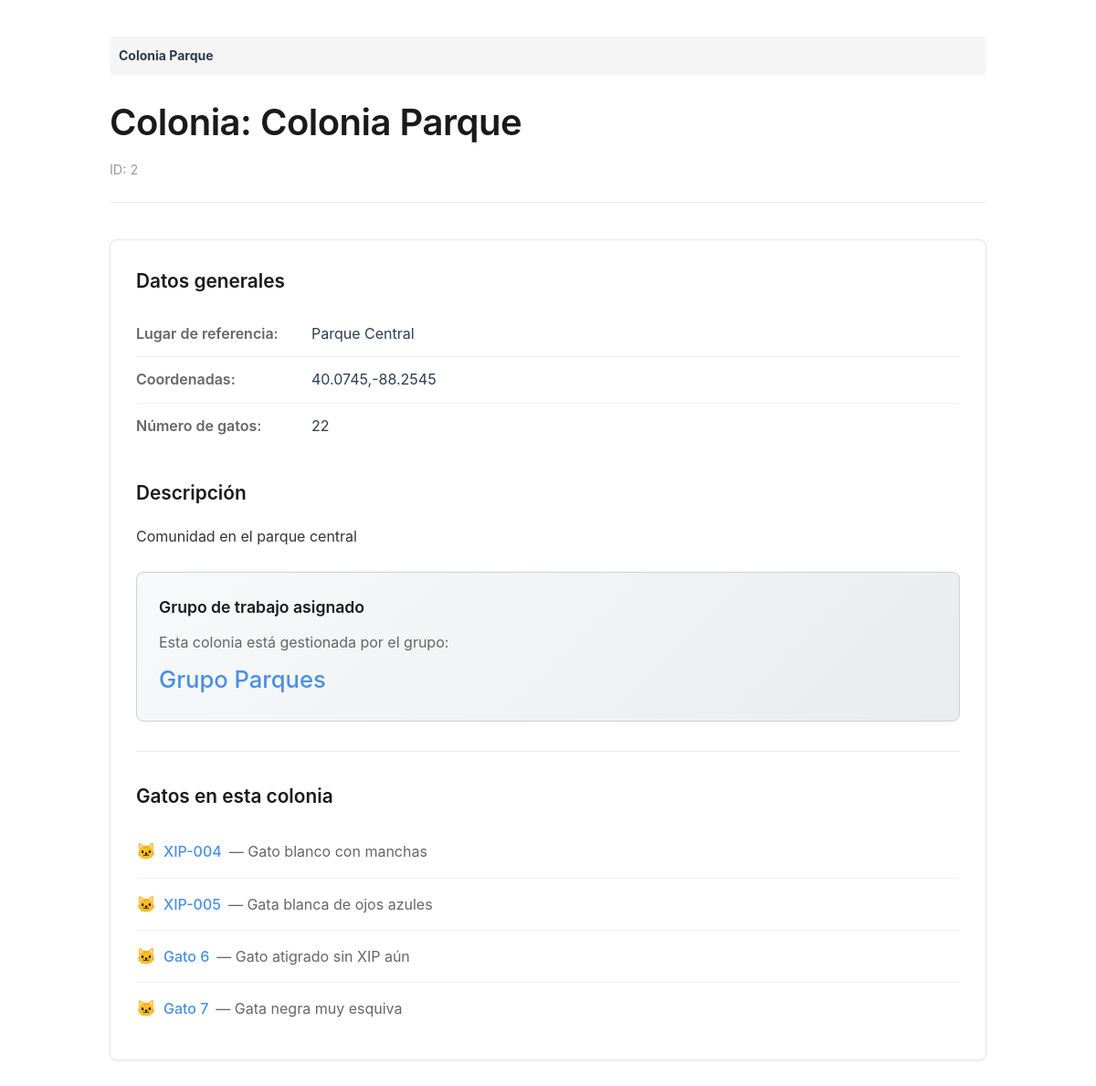
Screenshot of /BD249482420/info_colonia.php?id=2 with the database file from the repository.
### tables this page shows
CREATE TABLE COLONIA_FELINA(
    idColonia INT PRIMARY KEY AUTO_INCREMENT,
    nombre VARCHAR(200) NOT NULL,
    descripcion TEXT,
    coordenadas VARCHAR(200) NOT NULL,
    lugarReferencia VARCHAR(200),
    numeroGatos INT DEFAULT 0,
    idGrupoTrabajo INT,
    CONSTRAINT FK_colonia_grupotrabajo
        FOREIGN KEY (idGrupoTrabajo) REFERENCES GRUPO_TRABAJO(idGrupoTrabajo)
);

CREATE TABLE GRUPO_TRABAJO(
    idGrupoTrabajo INT PRIMARY KEY AUTO_INCREMENT,
    nombre VARCHAR(200) NOT NULL,
    descripcion TEXT,
    idResponsable INT,
    idAyuntamiento INT,
    CONSTRAINT FK_grupotrabajo_ayuntamiento
        FOREIGN KEY (idAyuntamiento) REFERENCES AYUNTAMIENTO(idAyuntamiento)
);

CREATE TABLE GATO(
    idGato INT PRIMARY KEY AUTO_INCREMENT,
    numXIP VARCHAR(200),
    nombre VARCHAR(200),
    sexo VARCHAR(50),
    descripcion TEXT,
    foto TEXT,
    idCementerio INT,
    CONSTRAINT FK_gato_cementerio
        FOREIGN KEY (idCementerio) REFERENCES CEMENTERIO(idCementerio)
);

### BD249482420/info_colonia.php (the view, shortened to what this page needs)
<?php
require_once '../header.php';
$id = isset($_GET['id']) ? (int) $_GET['id'] : 0;
$con = mysqli_connect('localhost', 'root', '', 'BD2_Prac2');
$sql = "SELECT c.idColonia, c.nombre, c.descripcion, c.coordenadas, c.lugarReferencia, c.numeroGatos,
               c.idGrupoTrabajo, g.nombre AS nombreGrupo
        FROM COLONIA_FELINA c
        LEFT JOIN GRUPO_TRABAJO g ON c.idGrupoTrabajo = g.idGrupoTrabajo
        WHERE c.idColonia = ? LIMIT 1";
$stmt = mysqli_prepare($con, $sql);
mysqli_stmt_bind_param($stmt, 'i', $id);
mysqli_stmt_execute($stmt);
$res = mysqli_stmt_get_result($stmt);
$colonia = mysqli_fetch_assoc($res);
$sqlCats = "SELECT g.idGato, g.numXIP, g.descripcion
            FROM GATO g
            JOIN HISTORIAL h ON g.idGato = h.idGato
            WHERE h.idColonia = ? AND (h.fechaIda IS NULL OR h.fechaIda > CURDATE())
            GROUP BY g.idGato";
$stmt2 = mysqli_prepare($con, $sqlCats);
mysqli_stmt_bind_param($stmt2, 'i', $id);
mysqli_stmt_execute($stmt2);
$resCats = mysqli_stmt_get_result($stmt2);
?>
<!DOCTYPE html>
<html lang="es">
<head>
</head>
<body>
    <div class="container">
        <div class="header-section">
            <h1>Colonia: <?php echo htmlspecialchars($colonia['nombre']); ?></h1>
            <p class="meta">ID: <?php echo (int)$colonia['idColonia']; ?></p>
        </div>
        <div class="card">
            <h3 class="section-title">Datos generales</h3>
            <ul class="info-list">
                <li>
                    <strong>Lugar de referencia:</strong>
                    <span><?php echo htmlspecialchars($colonia['lugarReferencia']); ?></span>
                </li>
                <li>
                    <strong>Coordenadas:</strong>
                    <span><?php echo htmlspecialchars($colonia['coordenadas']); ?></span>
                </li>
                <li>
                    <strong>Número de gatos:</strong>
                    <span><?php echo (int)$colonia['numeroGatos']; ?></span>
                </li>
            </ul>
            <h3 class="section-title">Descripción</h3>
            <p class="description-text"><?php echo nl2br(htmlspecialchars($colonia['descripcion'])); ?></p>
            <div class="card-highlight">
                <h4>Grupo de trabajo asignado</h4>
                <?php if (!empty($colonia['idGrupoTrabajo'])): ?>
                    <p>Esta colonia está gestionada por el grupo:</p>
                    <h2>
                        <a href="info_grupoTrabajo.php?id=<?php echo (int)$colonia['idGrupoTrabajo']; ?>">
                            <?php echo htmlspecialchars($colonia['nombreGrupo']); ?>
                        </a>
                    </h2>
                <?php else: ?>
                    <p class="danger">⚠ Esta colonia no tiene grupo asignado</p>
                <?php endif; ?>
            </div>
            <div class="divider"></div>
            <h3 class="section-title">Gatos en esta colonia</h3>
            <?php
            if ($resCats && mysqli_num_rows($resCats) > 0) {
                echo '<ul class="gatos-list">';
                while ($g = mysqli_fetch_assoc($resCats)) {
                    echo '<li><a href="../BD249772780/ver_gato.php?idGato=' . (int)$g['idGato'] . '">' . htmlspecialchars($g['numXIP'] ?: ('Gato ' . (int)$g['idGato'])) . '</a> <span style="color: #666;">— ' . htmlspecialchars(substr($g['descripcion'], 0, 80)) . '</span></li>';
                }
                echo '</ul>';
            } else {
                echo '<p class="empty-state">No hay gatos registrados actualmente en esta colonia</p>';
            }
            ?>
        </div>
    </div>
</body>
</html>

### BD249482420/info_colonia.php (style rules this page uses)
* { margin: 0; padding: 0; box-sizing: border-box; }
body { font-family: -apple-system, BlinkMacSystemFont, 'Segoe UI', Roboto, 'Helvetica Neue', Arial, sans-serif; background-color: #ffffff; color: #2c3e50; line-height: 1.6; padding: 0; }
.container { max-width: 1000px; margin: 0 auto; padding: 40px 20px; }
.header-section { margin-bottom: 40px; padding-bottom: 24px; border-bottom: 1px solid #e8e8e8; }
h1 { font-size: 2.5rem; font-weight: 600; color: #1a1a1a; margin-bottom: 8px; letter-spacing: -0.5px; }
.meta { color: #999; font-size: 0.9rem; }
.card { background: #ffffff; border-radius: 8px; padding: 28px; margin-bottom: 24px; box-shadow: 0 1px 3px rgba(0,0,0,0.08); border: 1px solid #e8e8e8; }
.section-title { font-size: 1.3rem; font-weight: 600; color: #1a1a1a; margin-bottom: 16px; margin-top: 32px; }
.section-title:first-of-type { margin-top: 0; }
.info-list { list-style: none; padding: 0; }
.info-list li { padding: 12px 0; border-bottom: 1px solid #f0f0f0; display: flex; gap: 12px; }
.info-list li:last-child { border-bottom: none; }
.info-list strong { color: #666; font-weight: 600; min-width: 180px; }
.description-text { color: #333; line-height: 1.8; }
.card-highlight { background: linear-gradient(135deg, #f8f9fa 0%, #e9ecef 100%); border: 1px solid #d0d0d0; padding: 24px; border-radius: 8px; margin-top: 24px; }
.card-highlight h4 { font-size: 1.1rem; font-weight: 600; color: #1a1a1a; margin-bottom: 12px; }
.card-highlight h2 { font-size: 1.6rem; font-weight: 600; color: #2c3e50; margin-top: 8px; }
.card-highlight p { color: #666; margin-bottom: 8px; }
.gatos-list { list-style: none; padding: 0; }
.gatos-list li { padding: 14px 0; border-bottom: 1px solid #f0f0f0; display: flex; align-items: baseline; gap: 8px; }
.gatos-list li:last-child { border-bottom: none; }
.gatos-list li::before { content: "🐱"; font-size: 1.1rem; }
a { color: #4a90e2; text-decoration: none; font-weight: 500; transition: color 0.2s ease; }
.divider { height: 1px; background: #e8e8e8; margin: 32px 0; }

### rows the page displays
colonia_felina: nombre "Colonia Parque", idColonia "2", lugarReferencia "Parque Central", coordenadas "40.0745,-88.2545", numeroGatos "22", descripcion "Comunidad en el parque central", idGrupoTrabajo.nombre "Grupo Parques"
gato: numXIP "XIP-004", descripcion "Gato blanco con manchas"
gato: numXIP "XIP-005", descripcion "Gata blanca de ojos azules"
gato: numXIP+idGato "Gato 6", descripcion "Gato atigrado sin XIP aún"
gato: numXIP+idGato "Gato 7", descripcion "Gata negra muy esquiva"

### other values shown
$crumb['titulo'] "Colonia Parque"
